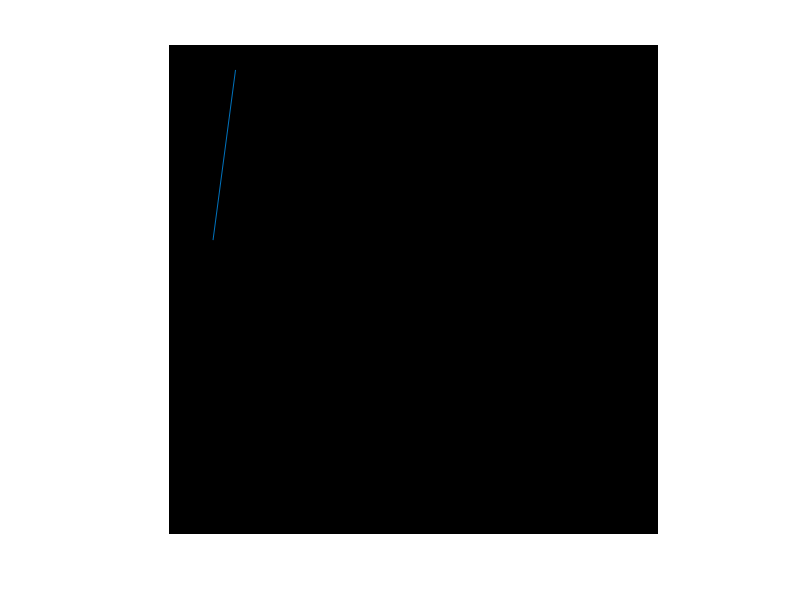

Here is the MATLAB script that generated this plot: (Note: this script raises an error after producing the figure.)
M = zeros(500, 500);
imshow(M);
set(gcf,'color','black');
line(randi(500,1,2), randi(500,1,2));
M = rgb2gray(imnoise(frame2im(getframe(gcf))));
close all;
imshow(M);
seuillage = M > 50;
% imshowpair(M,seuillage,'montage');
% The function hough() also returns the Standard Hough Transform, H, which is a
% parameter space matrix whose rows and columns correspond to rho and theta
% values respectively.
[H,echelle_theta,echelle_rho] = hough(seuillage);
% peaks = houghpeaks(H,numpeaks) locates peaks in the Hough transform
% matrix, H, generated by the hough function. numpeaks specifies the
% maximum number of peaks to identify. The function returns peaks a matrix
% that holds the row and column coordinates of the peaks.
% peaks = houghpeaks(H,numpeaks,Name,Value) controls aspects of the
% operation using name-value pair arguments.
resultatPeaks = houghpeaks(H,1);
rho = resultatPeaks(1);
theta = resultatPeaks(2);
imshow(seuillage);
if theta > 160 || theta < 20
    title('la ligne est horizontale');
else
    title('la ligne est invalide');
end
% lines = houghlines(BW,theta,rho,peaks) extracts line segments in the
% image BW associated with particular bins in a Hough transform. theta and
% rho are vectors returned by function hough. peaks is a matrix returned by
% the houghpeaks function that contains the row and column coordinates of
% the Hough transform bins to use in searching for line segments. The
% return value lines contains information about the extracted line
% segments.
resultatLignes = houghlines(M, echelle_theta, echelle_rho, resultatPeaks);
line([resultatLignes.point1(1),resultatLignes.point2(1)], [resultatLignes.point1(2),resultatLignes.point2(2)]);



